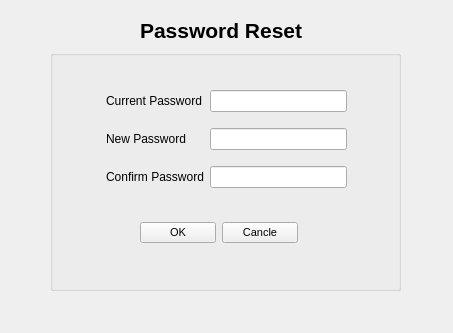
<?xml version="1.0" encoding="UTF-8"?>
<ui version="4.0">
 <class>Pass_Rst</class>
 <widget class="QWidget" name="Pass_Rst">
  <property name="geometry">
   <rect>
    <x>0</x>
    <y>0</y>
    <width>453</width>
    <height>333</height>
   </rect>
  </property>
  <property name="windowTitle">
   <string>Form</string>
  </property>
  <widget class="QLabel" name="Page_Title">
   <property name="geometry">
    <rect>
     <x>140</x>
     <y>20</y>
     <width>171</width>
     <height>20</height>
    </rect>
   </property>
   <property name="font">
    <font>
     <family>Arial</family>
     <pointsize>16</pointsize>
     <weight>75</weight>
     <bold>true</bold>
    </font>
   </property>
   <property name="text">
    <string>Password Reset</string>
   </property>
  </widget>
  <widget class="QGroupBox" name="groupBox">
   <property name="geometry">
    <rect>
     <x>50</x>
     <y>50</y>
     <width>351</width>
     <height>241</height>
    </rect>
   </property>
   <property name="title">
    <string/>
   </property>
   <widget class="QWidget" name="layoutWidget">
    <property name="geometry">
     <rect>
      <x>56</x>
      <y>30</y>
      <width>241</width>
      <height>121</height>
     </rect>
    </property>
    <layout class="QGridLayout" name="gridLayout">
     <item row="1" column="1">
      <widget class="QLineEdit" name="NW_PW_LE">
       <property name="toolTip">
        <string>Enter New Password</string>
       </property>
      </widget>
     </item>
     <item row="1" column="0">
      <widget class="QLabel" name="NW_PW_LB">
       <property name="text">
        <string>New Password</string>
       </property>
      </widget>
     </item>
     <item row="0" column="0">
      <widget class="QLabel" name="CRNT_PW_LB">
       <property name="text">
        <string>Current Password</string>
       </property>
      </widget>
     </item>
     <item row="0" column="1">
      <widget class="QLineEdit" name="CRNT_PW_LE">
       <property name="toolTip">
        <string>Enter Current Password</string>
       </property>
      </widget>
     </item>
     <item row="2" column="0">
      <widget class="QLabel" name="CNF_PW_LB">
       <property name="text">
        <string>Confirm Password</string>
       </property>
      </widget>
     </item>
     <item row="2" column="1">
      <widget class="QLineEdit" name="CNF_PW_LE">
       <property name="toolTip">
        <string>Enter Confirm Password</string>
       </property>
      </widget>
     </item>
    </layout>
   </widget>
   <widget class="QWidget" name="layoutWidget">
    <property name="geometry">
     <rect>
      <x>90</x>
      <y>170</y>
      <width>158</width>
      <height>25</height>
     </rect>
    </property>
    <layout class="QGridLayout" name="gridLayout_2">
     <item row="0" column="0">
      <widget class="QPushButton" name="OK_BTN">
       <property name="font">
        <font>
         <family>Arial</family>
         <pointsize>8</pointsize>
        </font>
       </property>
       <property name="text">
        <string>OK</string>
       </property>
      </widget>
     </item>
     <item row="0" column="1">
      <widget class="QPushButton" name="pushButton_2">
       <property name="font">
        <font>
         <family>Arial</family>
         <pointsize>8</pointsize>
        </font>
       </property>
       <property name="text">
        <string>Cancle</string>
       </property>
      </widget>
     </item>
    </layout>
   </widget>
  </widget>
 </widget>
 <resources/>
 <connections/>
</ui>
